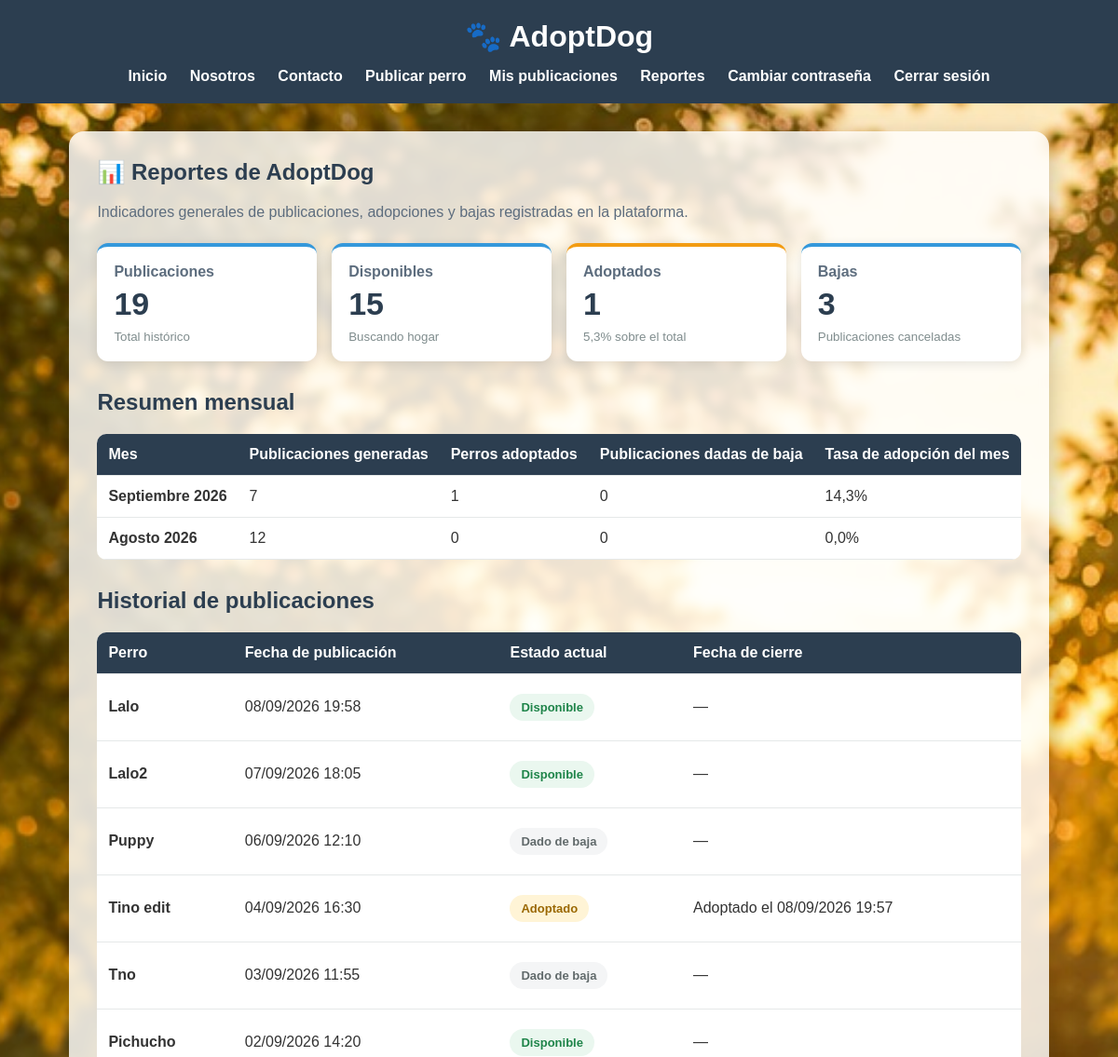
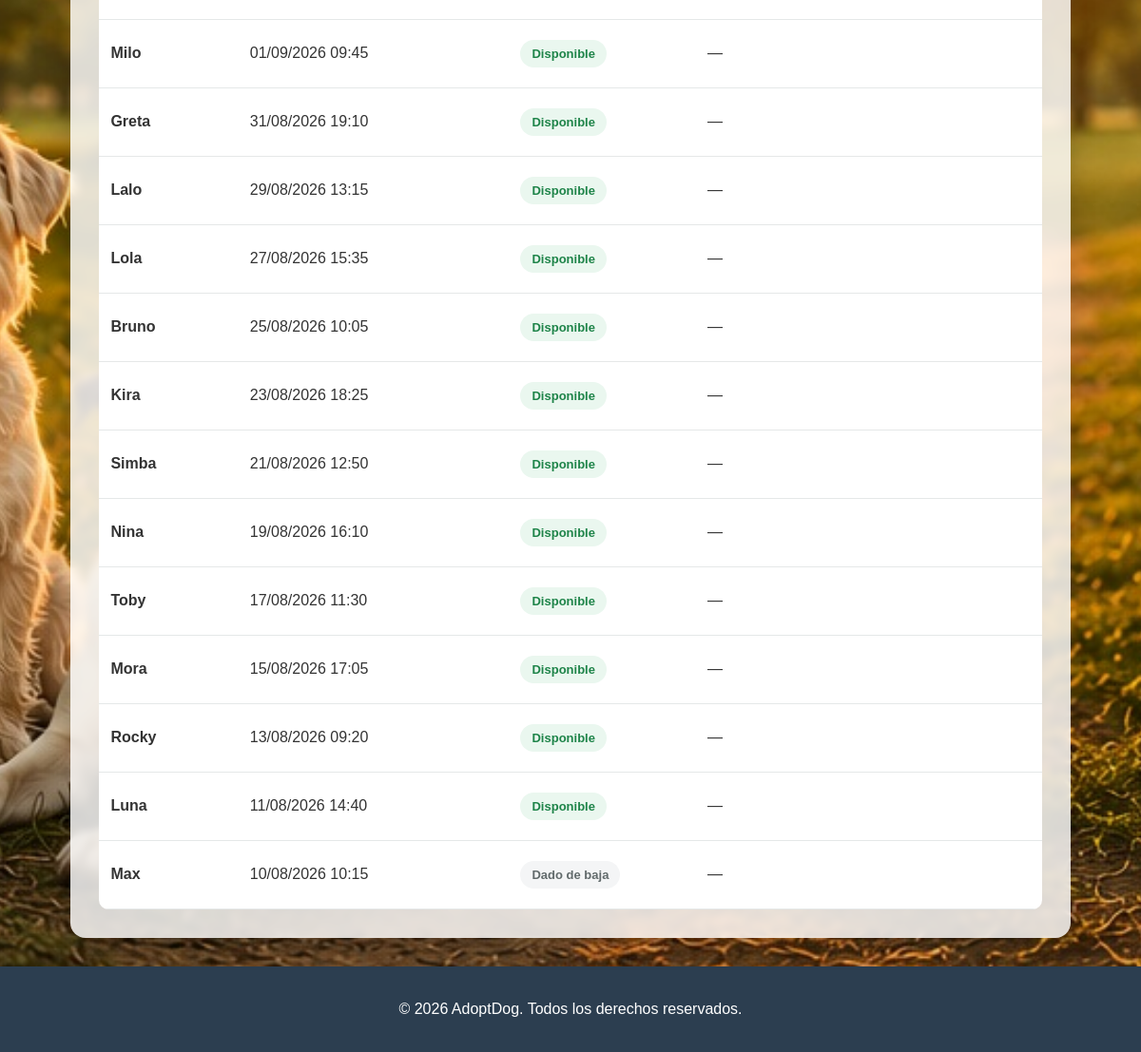
Page /reportes/ (signed in) on the committed database (2 pictures, top to bottom).
### app/models.py (models this page shows, shortened)
class Animal(models.Model):
    ESTADO_DISPONIBLE = "Disponible"
    ESTADO_ADOPTADO = "Adoptado"
    ESTADO_BAJA = "Dado de baja"
    nombre = models.CharField(max_length=100)
    edad = models.IntegerField()
    raza = models.CharField(max_length=100)
    sexo = models.CharField(max_length=20)
    tamanio = models.CharField(max_length=50)
    descripcion = models.TextField()
    imagen = models.ImageField(upload_to='imagenes/dogs/')
    estado = models.CharField(max_length=50, default=ESTADO_DISPONIBLE)
    fecha_publicacion = models.DateTimeField(auto_now_add=True, null=True, blank=True)
    fecha_adopcion = models.DateTimeField(null=True, blank=True)
    fecha_baja = models.DateTimeField(null=True, blank=True)
    owner = models.ForeignKey(
        User,
        on_delete=models.CASCADE,
        null=True,
        blank=True
    )

### app/views.py (the view, shortened to what this page needs)
# urls.py: path('reportes/', views.reportes, name='reportes'),
@login_required
def reportes(request):
    publicaciones_por_mes = (
        Animal.objects
        .filter(fecha_publicacion__isnull=False)
        .annotate(mes=TruncMonth('fecha_publicacion'))
        .values('mes')
        .annotate(cantidad=Count('id'))
        .order_by('mes')
    )
    adopciones_por_mes = (
        Animal.objects
        .filter(fecha_adopcion__isnull=False)
        .annotate(mes=TruncMonth('fecha_adopcion'))
        .values('mes')
        .annotate(cantidad=Count('id'))
        .order_by('mes')
    )
    bajas_por_mes = (
        Animal.objects
        .filter(fecha_baja__isnull=False)
        .annotate(mes=TruncMonth('fecha_baja'))
        .values('mes')
        .annotate(cantidad=Count('id'))
        .order_by('mes')
    )
    meses = {}
    for registro in publicaciones_por_mes:
        clave = _clave_mes(registro['mes'])
        meses.setdefault(clave, {
            'fecha': registro['mes'],
            'publicaciones': 0,
            'adopciones': 0,
            'bajas': 0,
        })
        meses[clave]['publicaciones'] = registro['cantidad']
    for registro in adopciones_por_mes:
        clave = _clave_mes(registro['mes'])
        meses.setdefault(clave, {
            'fecha': registro['mes'],
            'publicaciones': 0,
            'adopciones': 0,
            'bajas': 0,
        })
        meses[clave]['adopciones'] = registro['cantidad']
    reporte_mensual = []
    for clave in sorted(meses.keys(), reverse=True):
        fila = meses[clave]
        fila['mes'] = _nombre_mes(fila['fecha'])
        if fila['publicaciones'] > 0:
            fila['tasa_adopcion'] = round(
                (fila['adopciones'] / fila['publicaciones']) * 100,
                1
            )
        else:
            fila['tasa_adopcion'] = None
        reporte_mensual.append(fila)
    total_publicaciones = Animal.objects.count()
    total_adoptados = Animal.objects.filter(estado=Animal.ESTADO_ADOPTADO).count()
    total_bajas = Animal.objects.filter(estado=Animal.ESTADO_BAJA).count()
    total_disponibles = Animal.objects.filter(estado=Animal.ESTADO_DISPONIBLE).count()
    historicos_sin_fecha = Animal.objects.filter(fecha_publicacion__isnull=True).count()
    tasa_adopcion_total = 0
    if total_publicaciones:
        tasa_adopcion_total = round((total_adoptados / total_publicaciones) * 100, 1)
    historial = Animal.objects.all().order_by('-fecha_publicacion', '-id')
    return render(request, 'reportes.html', {
        'reporte_mensual': reporte_mensual,
        'total_publicaciones': total_publicaciones,
        'total_adoptados': total_adoptados,
        'total_bajas': total_bajas,
        'total_disponibles': total_disponibles,
        'historicos_sin_fecha': historicos_sin_fecha,
        'tasa_adopcion_total': tasa_adopcion_total,
        'historial': historial,
    })

### app/views.py (called while the page is built)
def _clave_mes(fecha):
    return fecha.strftime('%Y-%m')

def _nombre_mes(fecha):
    return f"{MESES[fecha.month - 1]} {fecha.year}"

### app/templates/reportes.html (shortened to what this page needs)
{% extends "base.html" %}
{% block content %}
<section class="reportes-panel">
    <div class="reportes-encabezado">
        <h1>📊 Reportes de AdoptDog</h1>
        <p>Indicadores generales de publicaciones, adopciones y bajas registradas en la plataforma.</p>
    </div>
    <div class="kpi-grid">
        <div class="kpi-card">
            <span class="kpi-etiqueta">Publicaciones</span>
            <strong>{{ total_publicaciones }}</strong>
            <small>Total histórico</small>
        </div>
        <div class="kpi-card">
            <span class="kpi-etiqueta">Disponibles</span>
            <strong>{{ total_disponibles }}</strong>
            <small>Buscando hogar</small>
        </div>
        <div class="kpi-card kpi-adoptados">
            <span class="kpi-etiqueta">Adoptados</span>
            <strong>{{ total_adoptados }}</strong>
            <small>{{ tasa_adopcion_total }}% sobre el total</small>
        </div>
        <div class="kpi-card">
            <span class="kpi-etiqueta">Bajas</span>
            <strong>{{ total_bajas }}</strong>
            <small>Publicaciones canceladas</small>
        </div>
    </div>
    <div class="reporte-seccion">
        <h2>Resumen mensual</h2>
        {% if reporte_mensual %}
        <div class="tabla-responsive">
            <table class="tabla-reportes">
                <thead>
                    <tr>
                        <th>Mes</th>
                        <th>Publicaciones generadas</th>
                        <th>Perros adoptados</th>
                        <th>Publicaciones dadas de baja</th>
                        <th>Tasa de adopción del mes</th>
                    </tr>
                </thead>
                <tbody>
                    {% for fila in reporte_mensual %}
                    <tr>
                        <td><strong>{{ fila.mes }}</strong></td>
                        <td>{{ fila.publicaciones }}</td>
                        <td>{{ fila.adopciones }}</td>
                        <td>{{ fila.bajas }}</td>
                        <td>
                            {% if fila.tasa_adopcion != None %}
                                {{ fila.tasa_adopcion }}%
                            {% else %}
                                —
                            {% endif %}
                        </td>
                    </tr>
                    {% endfor %}
                </tbody>
            </table>
        </div>
        {% else %}
            <div class="reporte-vacio">
                Todavía no hay movimientos con fecha para agrupar por mes. Las nuevas publicaciones, adopciones y bajas empezarán a aparecer automáticamente acá.
            </div>
        {% endif %}
    </div>
    <div class="reporte-seccion">
        <h2>Historial de publicaciones</h2>
        <div class="tabla-responsive">
            <table class="tabla-reportes tabla-historial">
                <thead>
                    <tr>
                        <th>Perro</th>
                        <th>Fecha de publicación</th>
                        <th>Estado actual</th>
                        <th>Fecha de cierre</th>
                    </tr>
                </thead>
                <tbody>
                    {% for animal in historial %}
                    <tr>
                        <td><strong>{{ animal.nombre }}</strong></td>
                        <td>
                            {% if animal.fecha_publicacion %}
                                {{ animal.fecha_publicacion|date:"d/m/Y H:i" }}
                            {% else %}
                                Histórica sin fecha
                            {% endif %}
                        </td>
                        <td>
                            {% if animal.estado == "Disponible" %}
                                <span class="estado estado-disponible">Disponible</span>
                            {% elif animal.estado == "Adoptado" %}
                                <span class="estado estado-adoptado">Adoptado</span>
                            {% else %}
                                <span class="estado estado-baja">Dado de baja</span>
                            {% endif %}
                        </td>
                        <td>
                            {% if animal.fecha_adopcion %}
                                Adoptado el {{ animal.fecha_adopcion|date:"d/m/Y H:i" }}
                            {% elif animal.fecha_baja %}
                                Baja el {{ animal.fecha_baja|date:"d/m/Y H:i" }}
                            {% else %}
                                —
                            {% endif %}
                        </td>
                    </tr>
                    {% empty %}
                    <tr>
                        <td colspan="4">No hay publicaciones registradas.</td>
                    </tr>
                    {% endfor %}
                </tbody>
            </table>
        </div>
    </div>
</section>
{% endblock %}

### app/static/styles/styles.css (style rules this page uses)
body { margin: 0; font-family: Arial, Helvetica, sans-serif; background-color: #f5f7fa; color: #333; }
html, body { height: 100%; margin: 0; }
body { display: flex; flex-direction: column; min-height: 100vh; background-image: url("../imagenes/fondo.jpg"); background-size: cover; background-position: center; background-repeat: no-repeat; background-attachment: fixed; }
.titulo-pagina, .reportes-panel { max-width: 1180px; margin: 0 auto; }
.titulo-pagina h1, .reportes-encabezado h1 { margin-top: 0; color: #2c3e50; }
.estado { display: inline-block; margin: 8px 0; padding: 7px 12px; border-radius: 999px; font-size: 13px; font-weight: bold; }
.estado-disponible { background: #eaf7ef; color: #1e8449; }
.estado-adoptado { background: #fff4d6; color: #9a6700; }
.estado-baja { background: #f4f5f6; color: #616a6b; }
.reportes-panel { background: rgba(255, 255, 255, 0.82); padding: 30px; border-radius: 16px; box-shadow: 0 8px 26px rgba(0,0,0,0.22); backdrop-filter: blur(4px); -webkit-backdrop-filter: blur(4px); }
.reportes-encabezado { margin-bottom: 24px; }
.reportes-encabezado p { margin-bottom: 0; color: #5d6d7e; }
.kpi-grid { display: grid; grid-template-columns: repeat(4, 1fr); gap: 16px; margin-bottom: 24px; }
.kpi-card { background: white; border-radius: 12px; padding: 18px; box-shadow: 0 3px 12px rgba(0,0,0,0.10); border-top: 4px solid #3498db; }
.kpi-card.kpi-adoptados { border-top-color: #f39c12; }
.kpi-card strong { display: block; font-size: 34px; color: #2c3e50; margin: 6px 0; }
.kpi-etiqueta { font-weight: bold; color: #5d6d7e; }
.kpi-card small { color: #7f8c8d; }
.reporte-seccion { margin-top: 30px; }
.reporte-seccion h2 { color: #2c3e50; }
.tabla-responsive { width: 100%; overflow-x: auto; }
.tabla-reportes { width: 100%; border-collapse: collapse; background: white; border-radius: 10px; overflow: hidden; }
.tabla-reportes th, .tabla-reportes td { padding: 13px 12px; text-align: left; border-bottom: 1px solid #e5e8e8; }
.tabla-reportes th { background: #2c3e50; color: white; white-space: nowrap; }

### rows in the picture
Animal: nombre "Lalo", fecha_publicacion "08/09/2026 19:58", estado "Disponible"
Animal: nombre "Lalo2", fecha_publicacion "07/09/2026 18:05", estado "Disponible"
Animal: nombre "Puppy", fecha_publicacion "06/09/2026 12:10", estado "Dado de baja"
Animal: nombre "Tino edit", fecha_publicacion "04/09/2026 16:30", estado "Adoptado", fecha_adopcion "08/09/2026 19:57"
Animal: nombre "Tno", fecha_publicacion "03/09/2026 11:55", estado "Dado de baja"
Animal: nombre "Pichucho", fecha_publicacion "02/09/2026 14:20", estado "Disponible"
Animal: nombre "Milo", fecha_publicacion "01/09/2026 09:45", estado "Disponible"
Animal: nombre "Greta", fecha_publicacion "31/08/2026 19:10", estado "Disponible"
Animal: nombre "Lalo", fecha_publicacion "29/08/2026 13:15", estado "Disponible"
Animal: nombre "Lola", fecha_publicacion "27/08/2026 15:35", estado "Disponible"
Animal: nombre "Bruno", fecha_publicacion "25/08/2026 10:05", estado "Disponible"
Animal: nombre "Kira", fecha_publicacion "23/08/2026 18:25", estado "Disponible"
Animal: nombre "Simba", fecha_publicacion "21/08/2026 12:50", estado "Disponible"
Animal: nombre "Nina", fecha_publicacion "19/08/2026 16:10", estado "Disponible"
Animal: nombre "Toby", fecha_publicacion "17/08/2026 11:30", estado "Disponible"
Animal: nombre "Mora", fecha_publicacion "15/08/2026 17:05", estado "Disponible"
Animal: nombre "Rocky", fecha_publicacion "13/08/2026 09:20", estado "Disponible"
Animal: nombre "Luna", fecha_publicacion "11/08/2026 14:40", estado "Disponible"
Animal: nombre "Max", fecha_publicacion "10/08/2026 10:15", estado "Dado de baja"

### other values in the picture
{{ total_publicaciones }} "19"
{{ total_disponibles }} "15"
{{ total_adoptados }} "1"
{{ tasa_adopcion_total }} "5,3"
{{ total_bajas }} "3"
{{ fila.mes }} "Septiembre 2026" "Agosto 2026"
{{ fila.publicaciones }} "7" "12"
{{ fila.adopciones }} "1" "0"
{{ fila.bajas }} "0" "0"
{{ fila.tasa_adopcion }} "14,3" "0,0"
